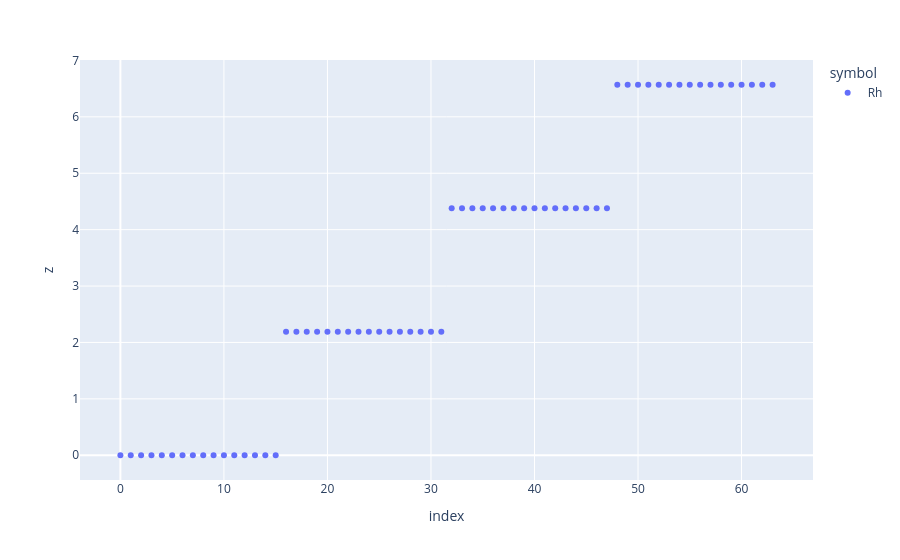

The code cell stored with this chart in its notebook:
### Markdown cell above
### 1-3 作成したslabのz座標を確認

slabの最も高い座標確認（吸着構造を作成するときに必要）<br/>
slabの層ごとの座標を確認（何層目までを固定するのか決めるのに必要）

### Code cell
import plotly.express as px

# Check z_position of atoms
atoms = slab
df = pd.DataFrame({
    "x": atoms.positions[:, 0],
    "y": atoms.positions[:, 1],
    "z": atoms.positions[:, 2],
    "symbol": atoms.symbols,
})
display(df)

coord = "z"
df_sorted = df.sort_values(coord).reset_index().rename({"index": "atom_index"}, axis=1)
fig = px.scatter(df_sorted, x=df_sorted.index, y=coord, color="symbol", hover_data=["x", "y", "z", "atom_index"])
fig.show()

### Figure 1 — Plotly figure (JSON) as saved in the notebook; plotly's stock layout.template omitted (floating-point values rounded to 4 significant figures; data arrays with more than 128 entries replaced by an {"elided": "..."} marker saying what was removed)
{"data": [{"customdata": {"elided": "64x3 float values"}, "hovertemplate": "symbol=Rh<br>index=%{x}<br>z=%{y}<br>x=%{customdata[0]}<br>y=%{customdata[1]}<br>atom_index=%{customdata[2]}<extra></extra>", "legendgroup": "Rh", "marker": {"color": "#636efa", "symbol": "circle"}, "mode": "markers", "name": "Rh", "orientation": "v", "showlegend": true, "type": "scatter", "x": [0, 1, 2, 3, 4, 5, 6, 7, 8, 9, 10, 11, 12, 13, 14, 15, 16, 17, 18, 19, 20, 21, 22, 23, 24, 25, 26, 27, 28, 29, 30, 31, 32, 33, 34, 35, 36, 37, 38, 39, 40, 41, 42, 43, 44, 45, 46, 47, 48, 49, 50, 51, 52, 53, 54, 55, 56, 57, 58, 59, 60, 61, 62, 63], "xaxis": "x", "y": [0.0, 0.0, 0.0, 1.776e-15, 9.622e-09, 9.622e-09, 9.622e-09, 9.622e-09, 3.229e-08, 3.229e-08, 3.229e-08, 3.229e-08, 4.72e-08, 4.72e-08, 4.72e-08, 4.72e-08, 2.19, 2.19, 2.19, 2.19, 2.19, 2.19, 2.19, 2.19, 2.19, 2.19, 2.19, 2.19, 2.19, 2.19, 2.19, 2.19, 4.379, 4.379, 4.379, 4.379, 4.379, 4.379, 4.379, 4.379, 4.379, 4.379, 4.379, 4.379, 4.379, 4.379, 4.379, 4.379, 6.569, 6.569, 6.569, 6.569, 6.569, 6.569, 6.569, 6.569, 6.569, 6.569, 6.569, 6.569, 6.569, 6.569, 6.569, 6.569], "yaxis": "y"}], "layout": {"legend": {"title": {"text": "symbol"}, "tracegroupgap": 0}, "margin": {"t": 60}, "xaxis": {"anchor": "y", "domain": [0, 1], "title": {"text": "index"}}, "yaxis": {"anchor": "x", "domain": [0, 1], "title": {"text": "z"}}}}
